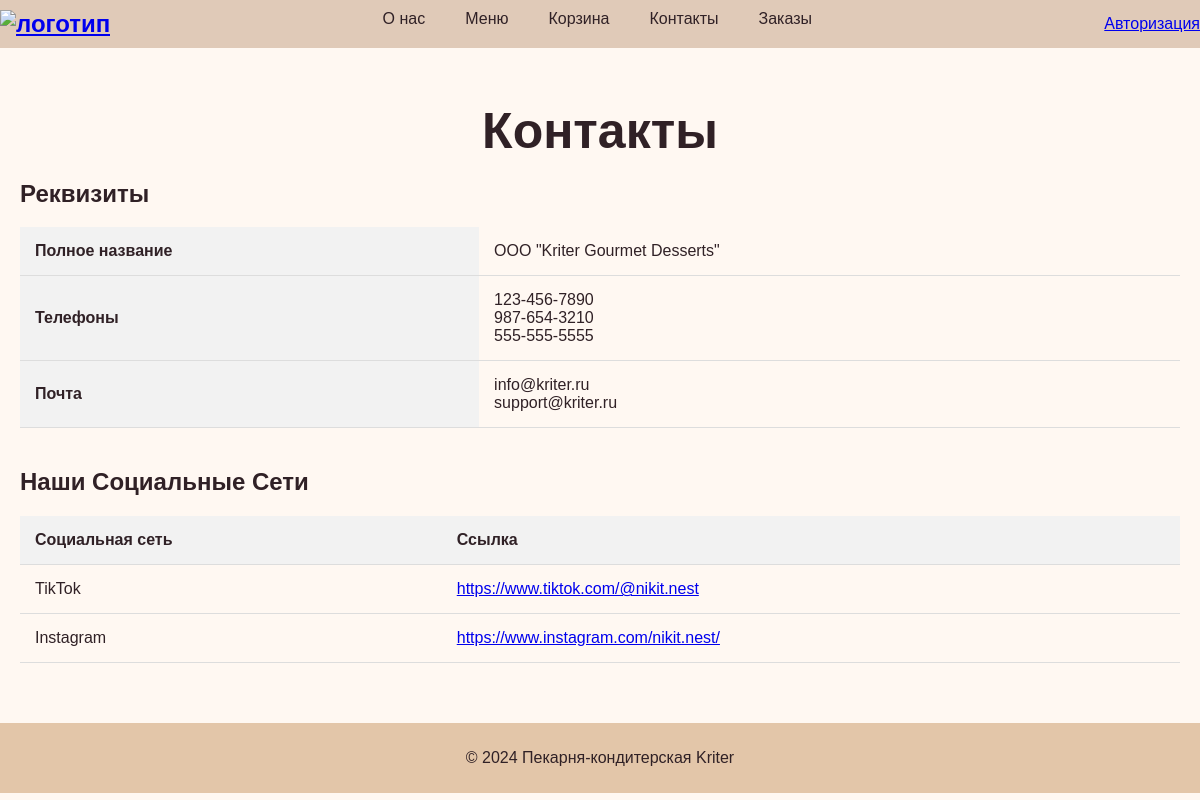
Screenshot of /cont.php with the database file from the repository.
### tables this page shows
CREATE TABLE `phones` (
  `phone_id` int NOT NULL,
  `phone` varchar(15) NOT NULL
);

CREATE TABLE `email` (
  `email_id` int NOT NULL,
  `email_name` varchar(100) NOT NULL
);

CREATE TABLE `social_network` (
  `social_network_id` int NOT NULL,
  `social_network_name` varchar(100) NOT NULL,
  `social_network_url` varchar(255) NOT NULL
);

### public/db.php (called while the page is built, shortened)
<?php
function getDbConnection() {
    $host = 'mysql-8.0';
    $dbname = 'kriter';
    $username = 'root';
    $password = '';
    try {
        $pdo = new PDO("mysql:host=$host;dbname=$dbname", $username, $password);
        $pdo->setAttribute(PDO::ATTR_ERRMODE, PDO::ERRMODE_EXCEPTION);
        return $pdo;
    } catch (PDOException $e) {
        die("Ошибка подключения к базе данных: " . $e->getMessage());
    }
}
function get_phones_all() {
    $pdo = getDbConnection();
    try {
        $phones = $pdo->query("SELECT * FROM phones");
        return $phones;
    } catch (PDOException $e) {
        echo "Ошибка запроса: " . $e->getMessage();
        return false;
    }
}
function get_emails_all() {
    $pdo = getDbConnection();
    try {
        $emails = $pdo->query("SELECT * FROM email");
        return $emails;
    } catch (PDOException $e) {
        echo "Ошибка запроса: " . $e->getMessage();
        return false;
    }
}
function get_social_networks_all() {
    $pdo = getDbConnection();
    try {
        $social_networks = $pdo->query("SELECT * FROM social_network");
        return $social_networks;
    } catch (PDOException $e) {
        echo "Ошибка запроса: " . $e->getMessage();
        return false;
    }
}
?>

### public/cont.php (the view, shortened to what this page needs)
<!DOCTYPE html>
<html lang="ru">
<head>
  <link rel="stylesheet" href="styles.css">
</head>
<body>
<header>
    <div class="logo">
      <a href="index.php">
        <img src="img/logo.png" alt="логотип" width="140" height="140" />
      </a>
    </div>
    <div class="sidebar">
      <a class="sidebar-1" href="about.php">О нас</a>
      <a class="sidebar-1" href="menu.php">Меню</a>
      <a class="sidebar-1" href="cart.php">Корзина</a>
      <a class="sidebar-1" href="cont.php">Контакты</a>
      <a class="sidebar-1" href="order.php">Заказы</a>
    </div>
    <div class="nav">
        <?php if (isset($_SESSION['user'])): ?>
            <a href="account.php">Личный кабинет</a>
        <?php else: ?>
            <a href="register.php">Авторизация</a>
        <?php endif; ?>
    </div>
</header>
<div class="container">
    <h1>Контакты</h1>
    <?php
    require 'db.php';
    $phones = get_phones_all();
    $emails = get_emails_all();
    $social_networks = get_social_networks_all();
    ?>
    <h2>Реквизиты</h2>
    <table>
      <tr>
        <th>Полное название</th>
        <td>ООО "Kriter Gourmet Desserts"</td>
      </tr>
      <tr>
        <th>Телефоны</th>
        <td>
          <?php foreach ($phones as $phone): ?>
            <?php echo $phone["phone"]; ?><br>
          <?php endforeach; ?>
        </td>
      </tr>
      <tr>
        <th>Почта</th>
        <td>
          <?php foreach ($emails as $email): ?>
            <?php echo $email["email_name"]; ?><br>
          <?php endforeach; ?>
        </td>
      </tr>
    </table>
    <h2>Наши Социальные Сети</h2>
    <table class="social-media">
      <tr>
        <th>Социальная сеть</th>
        <th>Ссылка</th>
      </tr>
      <?php foreach ($social_networks as $social_network): ?>
      <tr>
        <td><?php echo $social_network["social_network_name"]; ?></td>
        <td><a href="<?php echo $social_network["social_network_url"]; ?>"><?php echo $social_network["social_network_url"]; ?></a></td>
      </tr>
      <?php endforeach; ?>
    </table>
</div>
<footer>
        <p>&copy; 2024 Пекарня-кондитерская Kriter</p>
    </footer>
</body>
</html>

### public/styles.css (style rules this page uses)
:root { --color-primary: #e0cab8; --color-secondary: #fff8f2; --color-text: #302126; }
body { font-family: Arial, sans-serif; margin: 0; padding: 0; background-color: var(--color-secondary); color: var(--color-text); }
header { background-color: var(--color-primary); padding-top: 0px; padding-bottom: 0px; display: flex; justify-content: space-between; align-items: center; }
.logo { font-size: 24px; font-weight: bold; }
.sidebar { display: flex; flex-direction: row; }
.sidebar-1 { position: relative; margin-right: 20px; padding: 10px; text-decoration: none; color: #333; }
.sidebar-1::before { background: rgba(0,0,0,.702); bottom: 0; content: ""; height: 1px; left: 100%; position: absolute; right: 100%; transition: right 0s 300ms, left 300ms; }
.sidebar a { display: block; margin-bottom: 10px; text-decoration: none; color: var(--color-text); }
footer { background-color: var(--color-primary); padding: 20px; text-align: center; }
footer { text-align: center; padding: 10px; background-color: #e3c6a9; }
:root { --btn-bg: rgba(224, 202, 184, 0.45); --btn-bg-hover: rgba(224, 202, 184, 0.70); --btn-border: rgba(48, 33, 38, 0.18); }

### public/cont.php (style rules this page uses)
.container { max-width: 1200px; margin: 0 auto; padding: 20px; }
h1 { font-size: 50px; font-weight: bold; text-align: center; margin-bottom: 20px; }
table { width: 100%; border-collapse: collapse; margin-bottom: 40px; }
th, td { padding: 15px; text-align: left; border-bottom: 1px solid #ddd; }
th { background-color: #f2f2f2; }
.social-media { margin-top: 20px; }

### rows the page displays
phones: phone "123-456-7890"
phones: phone "987-654-3210"
phones: phone "555-555-5555"
email: email_name "info@kriter.ru"
email: email_name "support@kriter.ru"
social_network: social_network_name "TikTok", social_network_url "https://www.tiktok.com/@nikit.nest"
social_network: social_network_name "Instagram", social_network_url "https://www.instagram.com/nikit.nest/"
